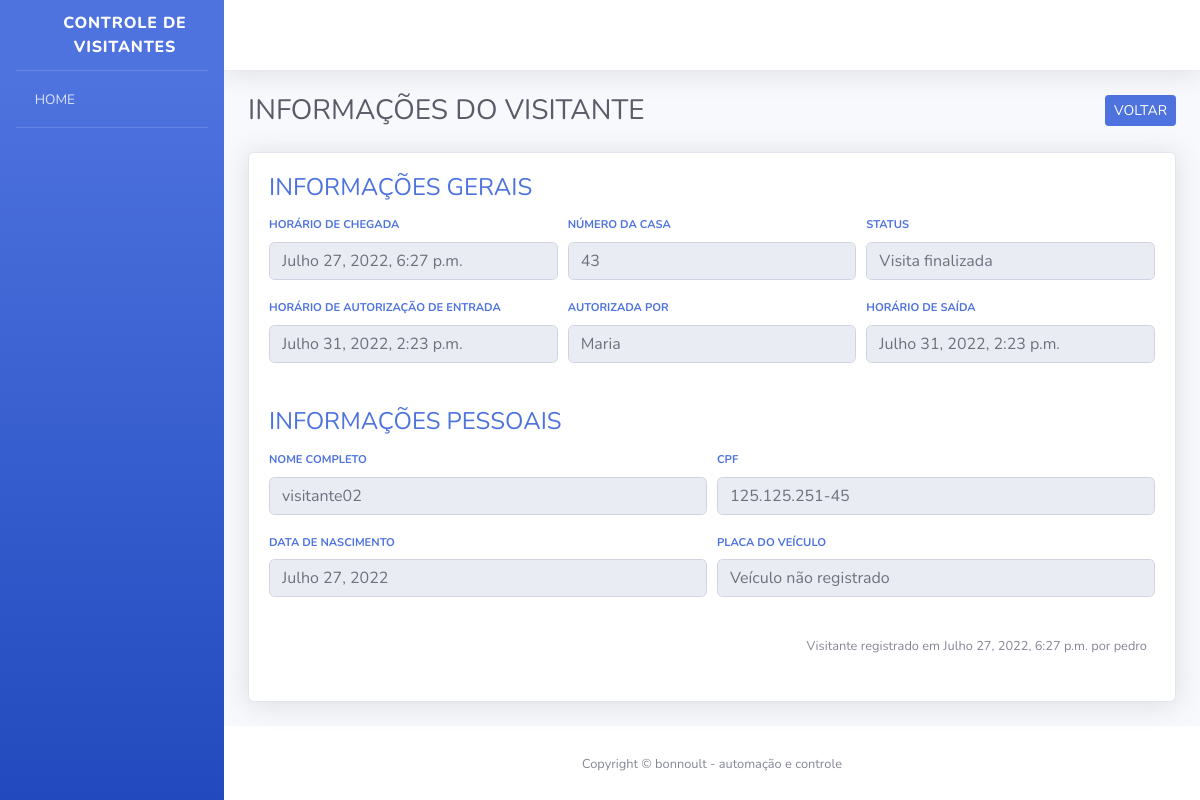
/visitantes/2/ (signed in), run on the app's committed database.
### visitantes/models.py (models this page shows, shortened)
class Visitante(models.Model):
    STATUS_VISITANTE = [
        ("AGUARDANDO","Aguardando autorização"),
        ("EM_VISITA", "Em visita"),
        ("FINALIZADO", "Visita finalizada"),
    ]
    status = models.CharField(
        verbose_name="Status",
        max_length=10,
        choices=STATUS_VISITANTE,
        default="AGUARDANDO",
    )
    nome_completo = models.CharField(
        verbose_name="Nome completo",
        max_length=194,
    )
    cpf = models.CharField(
        verbose_name="CPF",
        max_length=11,
    )
    data_nascimento = models.DateField(
        verbose_name="Data de nascimento",
        auto_now_add=False,
        auto_now=False,
    )
    numero_casa = models.PositiveIntegerField(
        verbose_name="Número da casa a ser visitada",
    )
    placa_veiculo = models.CharField(
        verbose_name="Placa do veículo",
        max_length=7,
        blank=True,
        null=True,
    )
    horario_chegada = models.DateTimeField(
        verbose_name="Horário de chegada",
        auto_now_add=True,
    )
    horario_saida = models.DateTimeField(
        verbose_name="Horário de saída",
        auto_now=False,
        blank=True,
        null=True,
    )
    horario_autorizacao = models.DateTimeField(
        verbose_name="Horário de autorização de entrada",
        auto_now=False,
        blank=True,
        null=True,
    )
    morador_responsavel = models.CharField(
        verbose_name="Responsável pela autorização",
        max_length=194,
        blank=True,
    )
    registrado_por = models.ForeignKey(
        "porteiros.Porteiro",
        verbose_name="Porteiro responsável pelo registro",
        on_delete=models.PROTECT
    )
    def get_horario_saida(self):
        if self.horario_saida:
            return self.horario_saida
        return "Horário de saída não registrado"
    def get_horario_autorizacao(self):
        if self.horario_autorizacao:
            return self.horario_autorizacao
        return "Visitante aguardando autorização"
    def get_morador_responsavel(self):
        if self.morador_responsavel:
            return self.morador_responsavel
        return "Visitante aguardando autorização"
    def get_placa_veiculo(self):
        if self.placa_veiculo:
            return self.placa_veiculo
        return "Veículo não registrado"
    def get_cpf(self):
        if self.cpf:
            cpf = str(self.cpf)
            cpf_parte_um = cpf[0:3]
            cpf_parte_dois = cpf[3:6]
            cpf_parte_tres = cpf[6:9]
            cpf_parte_quatro = cpf[9:]
            cpf_formatado = f"{cpf_parte_um}.{cpf_parte_dois}.{cpf_parte_tres}-{cpf_parte_quatro}"
            return cpf_formatado
    class Meta:
        verbose_name = "Visitante"
        verbose_name_plural = "Visitantes"
        db_table = "visitante"

### porteiros/models.py (models this page shows)
class Porteiro(models.Model):
    usuario = models.OneToOneField(
        "usuarios.Usuario",
        verbose_name="Usuário",
        on_delete=models.PROTECT
    )
    nome_completo = models.CharField(
        verbose_name="Nome completo",
        max_length=194,
    )
    cpf = models.CharField(
        verbose_name="CPF",
        max_length=11,
    )
    telefone = models.CharField(
        verbose_name="Contato",
        max_length=11,
    )
    data_nascimento = models.DateField(
        verbose_name="Data de nascimento",
        auto_now=False,
        auto_now_add=False,
    )
    class Meta:
        verbose_name = "Porteiro"
        verbose_name_plural = "Porteiros"
        db_table = "porteiro"
    def __str__(self):
        return self.nome_completo

### visitantes/views.py (the view, shortened to what this page needs)
# urls.py: path("visitantes/<int:id>/", informacoes_visitante, name="informacoes_visitante"),
@login_required
def informacoes_visitante(request, id):
    visitante = get_object_or_404(
        Visitante,
        id=id
    )
    form = AutorizaVisitanteForm()
    context = {
        "nome_pagina": "INFORMAÇÕES DO VISITANTE",
        "visitante": visitante,
        "form": form
    }
    return render(request, "informacoes_visitante.html", context)

### visitantes/forms.py
class AutorizaVisitanteForm(forms.ModelForm):
    morador_responsavel = forms.CharField(required=True)
    class Meta:
        model = Visitante
        fields = [
            "morador_responsavel"
        ]
        error_messages = {
            "morador_responsavel":{
                "required": "Informe o morador responsável"
            }
        }

### templates/informacoes_visitante.html (shortened to what this page needs)
{% extends "base.html" %}
{% load widget_tweaks %}
{% block conteudo %}
<div class="container">
    <div class="d-sm-flex align-items-center justify-content-between mb-4">
        <h1 class="h3 mb-0 text-gray-800">{{ nome_pagina }}</h1>
        <div>
            <a href="{% url 'index' %}" class="btn btn-primary btn-icon-split btn-sm">
            <span class="text">VOLTAR</span>
            </a>
        </div>
    </div>
    <div class="card shadow mb-4">
        <div class="card-body">
            <h4 class="mb-3 text-primary">
                INFORMAÇÕES GERAIS
            </h4>
            <form>
                <div class="form-row">
                    <div class="form-group col-md-4">
                        <div class="text-xs font-weight-bold text-primary text-uppercase mb-1">
                        <label>HORÁRIO DE CHEGADA</label>
                        <input type="text" class="form-control" value="{{visitante.horario_chegada}}" disabled>
                        </div>
                    </div>
                    <div class="form-group col-md-4">
                        <div class="text-xs font-weight-bold text-primary text-uppercase mb-1">
                        <label>NÚMERO DA CASA</label>
                        <input type="text" class="form-control" value="{{visitante.numero_casa}}" disabled>
                        </div>
                    </div>
                    <div class="form-group col-md-4">
                        <div class="text-xs font-weight-bold text-primary text-uppercase mb-1">
                        <label>STATUS</label>
                        <input type="text" class="form-control" value="{{visitante.get_status_display}}" disabled>
                        </div>
                    </div>
                </div>
                <div class="form-row">
                    <div class="form-group col-md-4">
                        <div class="text-xs font-weight-bold text-primary text-uppercase mb-1">
                        <label>HORÁRIO DE AUTORIZAÇÃO DE ENTRADA</label>
                        <input type="text" class="form-control" value="{{visitante.get_horario_autorizacao}}" disabled>
                        </div>
                    </div>
                    <div class="form-group col-md-4">
                        <div class="text-xs font-weight-bold text-primary text-uppercase mb-1">
                        <label>AUTORIZADA POR</label>
                        <input type="text" class="form-control" value="{{visitante.get_morador_responsavel}}" disabled>
                        </div>
                    </div>
                    <div class="form-group col-md-4">
                        <div class="text-xs font-weight-bold text-primary text-uppercase mb-1">
                        <label>HORÁRIO DE SAÍDA</label>
                        <input type="text" class="form-control" value="{{visitante.get_horario_saida}}" disabled>
                        </div>
                    </div>
                </div>
            </form>
            <h4 class="mb-3 mt-4 text-primary">
                INFORMAÇÕES PESSOAIS
            </h4>
            <form>
                <div class="form-row">
                    <div class="form-group col-md-6">
                        <div class="text-xs font-weight-bold text-primary text-uppercase mb-1">
                        <label>NOME COMPLETO</label>
                        <input type="text" class="form-control" value="{{visitante.nome_completo}}" disabled>
                        </div>
                    </div>
                    <div class="form-group col-md-6">
                        <div class="text-xs font-weight-bold text-primary text-uppercase mb-1">
                        <label>CPF</label>
                        <input type="text" class="form-control" value="{{visitante.get_cpf}}" disabled>
                        </div>
                    </div>
                </div>
                <div class="form-row">
                    <div class="form-group col-md-6">
                        <div class="text-xs font-weight-bold text-primary text-uppercase mb-1">
                        <label>DATA DE NASCIMENTO</label>
                        <input type="text" class="form-control" value="{{visitante.data_nascimento}}" disabled>
                        </div>
                    </div>
                    <div class="form-group col-md-6">
                        <div class="text-xs font-weight-bold text-primary text-uppercase mb-1">
                        <label>PLACA DO VEÍCULO</label>
                        <input type="text" class="form-control" value="{{visitante.get_placa_veiculo}}" disabled>
                        </div>
                    </div>
                </div>
            </form>
            <p class="mr-2 mt-3 mb-4 text-right">
                <small>
                    Visitante registrado em {{visitante.horario_chegada}} por {{visitante.registrado_por}}
                </small>
            </p>
            </div>
        </div>
    </div>
</div>
{% endblock %}

### data on the page
Visitante: horario_chegada "Julho 27, 2022, 6:27 p.m.", numero_casa "43", status "Visita finalizada", get_horario_autorizacao "Julho 31, 2022, 2:23 p.m.", get_morador_responsavel "Maria", get_horario_saida "Julho 31, 2022, 2:23 p.m.", nome_completo "visitante02", get_cpf "125.125.251-45", data_nascimento "Julho 27, 2022", get_placa_veiculo "Veículo não registrado", registrado_por "pedro"

### other printed values
{{ nome_pagina }} "INFORMAÇÕES DO VISITANTE"
